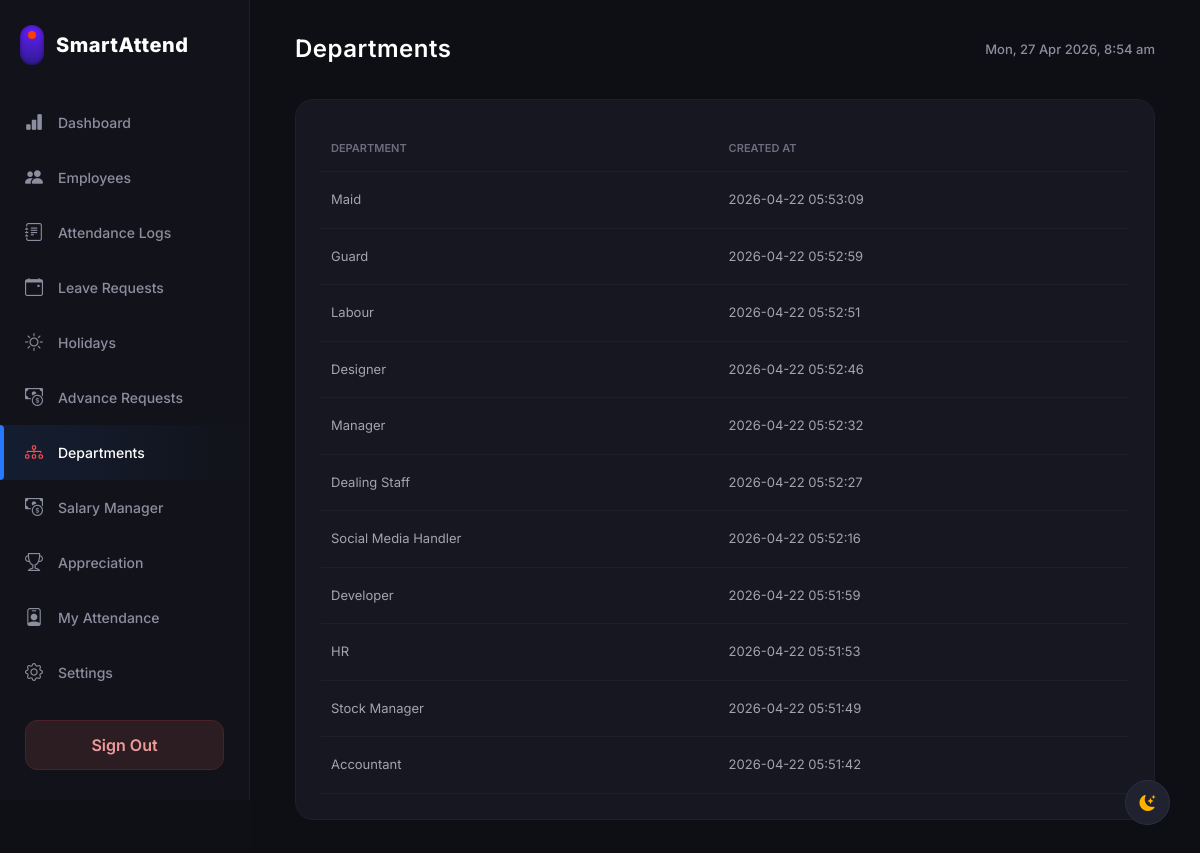
The page /hr_dashboard.php?page=departments (signed in) on the database its author committed.
### tables this page shows
CREATE TABLE `departments` (
  `id` int(11) NOT NULL,
  `name` varchar(100) NOT NULL,
  `created_at` timestamp NOT NULL DEFAULT current_timestamp()
);

### hr_dashboard.php (the view, shortened to what this page needs)
<?php
require 'db.php';
$hr_branch_id = (int)$_SESSION['branch_id'];
$page = isset($_GET['page']) ? $_GET['page'] : 'dashboard';
$search_term = isset($_GET['search']) ? $conn->real_escape_string($_GET['search']) : '';
$search_query = "";
$users = [];
$res = $conn->query("SELECT * FROM users WHERE role IN ('Employee', 'HR') AND branch_id = $hr_branch_id $search_query ORDER BY name ASC");
if($res) while($row = $res->fetch_assoc()) $users[] = $row;
$total_employees = count($users);
$attendance_data = [];
$present_today = count($attendance_data);
$late_today = 0;
$departments = [];
if ($page === 'departments') {
    $res = $conn->query("SELECT * FROM departments ORDER BY id DESC");
    if($res) while($row = $res->fetch_assoc()) $departments[] = $row;
}
$pending_leaves = [];
$pending_advances = [];
$res = $conn->query("SELECT ar.*, u.name as emp_name FROM advance_requests ar JOIN users u ON ar.user_id = u.id WHERE ar.status = 'Pending' AND u.branch_id = $hr_branch_id ORDER BY ar.id DESC");
if($res) while($row = $res->fetch_assoc()) $pending_advances[] = $row;
$total_notifications = count($pending_leaves) + count($pending_advances);
?>
<!DOCTYPE html>
<html lang="en">
<head>
    <link href="https://cdn.jsdelivr.net/npm/bootstrap@5.3.2/dist/css/bootstrap.min.css" rel="stylesheet">
    <link rel="stylesheet" href="https://cdn.jsdelivr.net/npm/bootstrap-icons@1.11.1/font/bootstrap-icons.css">
</head>
<body>
    <div class="sidebar">
        <div class="brand">
            <div class="brand-icon"></div>
            <h1 class="brand-text">SmartAttend</h1>
        </div>
        <a href="?page=dashboard" class="nav-item <?= $page=='dashboard'?'active':'' ?>">
            <i class="bi bi-bar-chart-fill" style="color: <?= $page=='dashboard'?'#4caf50':'' ?>;"></i>
            <span>Dashboard</span>
        </a>
        <a href="?page=employees" class="nav-item <?= $page=='employees'?'active':'' ?>">
            <i class="bi bi-people-fill" style="color: <?= $page=='employees'?'#2979ff':'' ?>;"></i>
            <span>Employees</span>
        </a>
        <a href="?page=attendance_logs" class="nav-item <?= $page=='attendance_logs'?'active':'' ?>">
            <i class="bi bi-journal-text" style="color: <?= $page=='attendance_logs'?'#2979ff':'' ?>;"></i>
            <span>Attendance Logs</span>
        </a>
        <a href="?page=leave_requests" class="nav-item <?= $page=='leave_requests'?'active':'' ?>">
            <i class="bi bi-calendar-event" style="color: <?= $page=='leave_requests'?'#2979ff':'' ?>;"></i>
            <span>Leave Requests</span>
        </a>
        <a href="?page=holidays" class="nav-item <?= $page=='holidays'?'active':'' ?>">
            <i class="bi bi-sun" style="color: <?= $page=='holidays'?'#ffb300':'' ?>;"></i>
            <span>Holidays</span>
        </a>
        <a href="?page=advance_requests" class="nav-item <?= $page=='advance_requests'?'active':'' ?>">
            <i class="bi bi-cash-coin" style="color: <?= $page=='advance_requests'?'#00e676':'' ?>;"></i>
            <span>Advance Requests</span>
        </a>
        <a href="?page=departments" class="nav-item <?= $page=='departments'?'active':'' ?>">
            <i class="bi bi-diagram-3" style="color: <?= $page=='departments'?'#ff5252':'' ?>;"></i>
            <span>Departments</span>
        </a>
        <a href="?page=salary" class="nav-item <?= $page=='salary'?'active':'' ?>">
            <i class="bi bi-cash-coin" style="<?= $page=='salary'?'color: #ffb300':'' ?>"></i>
            <span>Salary Manager</span>
        </a>
        <a href="?page=appreciation" class="nav-item <?= $page=='appreciation'?'active':'' ?>">
            <i class="bi bi-trophy" style="color: <?= $page=='appreciation'?'#ffb300':'' ?>;"></i>
            <span>Appreciation</span>
        </a>
        <a href="?page=my_attendance" class="nav-item <?= $page=='my_attendance'?'active':'' ?>">
            <i class="bi bi-person-badge" style="color: <?= $page=='my_attendance'?'#00e676':'' ?>;"></i>
            <span>My Attendance</span>
        </a>
        <a href="?page=settings" class="nav-item <?= $page=='settings'?'active':'' ?>">
            <i class="bi bi-gear" style="<?= $page=='settings'?'color: #8c8d9e':'' ?>"></i>
            <span>Settings</span>
        </a>
        <div class="mt-auto">
            <a href="logout.php" class="btn-signout">Sign Out</a>
        </div>
    </div>
    <div class="main-content">
        <?php if ($page === 'dashboard'): ?>
        <div class="top-header">
            <h2>Dashboard (<?= htmlspecialchars($_SESSION['name']) ?>)</h2>
            <div style="display: flex; align-items: center; gap: 15px;">
            <div class="notif-wrapper desktop-notif">
                <button class="notif-btn" id="notifToggleDesktop">
                    <i class="bi bi-bell"></i>
                    <?php if($total_notifications > 0): ?>
                        <span class="notif-badge"><?= $total_notifications ?></span>
                    <?php endif; ?>
                </button>
                <div class="notif-dropdown" id="notifDropdownDesktop">
                    <div class="notif-header">
                        Notifications (<?= $total_notifications ?>)
                    </div>
                    <div class="notif-list">
                        <?php if($total_notifications == 0): ?>
                            <div style="padding: 30px; text-align: center; color: #6c6d7e; font-size: 13px;">No new requests.</div>
                        <?php else: ?>
                            <?php foreach($pending_leaves as $pl): ?>
                                <a href="?page=leave_requests" class="notif-item">
                                    <div class="notif-icon" style="background: rgba(41, 121, 255, 0.1); color: #2979ff;">
                                        <i class="bi bi-calendar-event"></i>
                                    </div>
                                    <div class="notif-content">
                                        <div class="notif-title">Leave Request from <?= htmlspecialchars($pl['emp_name']) ?></div>
                                        <div class="notif-time"><?= date('d M, h:i A', strtotime($pl['created_at'])) ?></div>
                                    </div>
                                </a>
                            <?php endforeach; ?>
                            <?php foreach($pending_advances as $pa): ?>
                                <a href="?page=advance_requests" class="notif-item">
                                    <div class="notif-icon" style="background: rgba(0, 230, 118, 0.1); color: #00e676;">
                                        <i class="bi bi-cash-coin"></i>
                                    </div>
                                    <div class="notif-content">
                                        <div class="notif-title">Advance Request from <?= htmlspecialchars($pa['emp_name']) ?> (₹<?= number_format($pa['amount']) ?>)</div>
                                        <div class="notif-time"><?= date('d M, h:i A', strtotime($pa['created_at'])) ?></div>
                                    </div>
                                </a>
                            <?php endforeach; ?>
                        <?php endif; ?>
                    </div>
                </div>
            </div>
            <div class="header-date" id="topClock"></div>
        </div>
        </div>
        <div class="summary-cards">
            <div class="card-summary">
                <div class="card-title-sm">BRANCH EMPLOYEES</div>
                <div class="card-value val-blue"><?= $total_employees ?></div>
                <div class="card-subtext">Registered in your branch</div>
            </div>
            <div class="card-summary">
                <div class="card-title-sm">PRESENT TODAY</div>
                <div class="card-value val-green"><?= $present_today ?></div>
                <div class="card-subtext">Checked in</div>
            </div>
            <div class="card-summary">
                <div class="card-title-sm">LATE TODAY</div>
                <div class="card-value val-orange"><?= $late_today ?></div>
                <div class="card-subtext">After 09:30 AM</div>
            </div>
            <div class="card-summary">
                <div class="card-title-sm">BRANCH FINES</div>
                <?php
                $m_start = date('Y-m-01');
                $m_end = date('Y-m-t');
                $f_res = $conn->query("SELECT SUM(salary_deduction) as total FROM attendance a JOIN users u ON a.user_id = u.id WHERE u.branch_id = $hr_branch_id AND a.date BETWEEN '$m_start' AND '$m_end'");
                $total_fines = $f_res->fetch_assoc()['total'] ?? 0;
                ?>
                <div class="card-value val-red">₹<?= number_format($total_fines) ?></div>
                <div class="card-subtext">This month</div>
            </div>
        </div>
        <div class="table-wrapper">
            <div class="table-header-flex">
                <div style="display: flex; align-items: center; gap: 20px;">
                    <h3>Today's Live Attendance (Your Branch)</h3>
                    <form method="GET" style="margin: 0; display: flex; align-items: center; gap: 12px;">
                        <input type="hidden" name="page" value="dashboard">
                        <div style="position: relative; display: flex; align-items: center;">
                            <i class="bi bi-search" style="position: absolute; left: 12px; color: #8c8d9e; font-size: 13px;"></i>
                            <input type="text" name="search" value="<?= htmlspecialchars($search_term) ?>" placeholder="Search name, ID, role..."
                                style="background: rgba(255,255,255,0.05); border: 1px solid rgba(255,255,255,0.1); color: #fff; padding: 7px 12px 7px 35px; border-radius: 8px; font-size: 13px; outline: none; width: 220px; transition: border-color 0.2s;">
                        </div>
                        <?php if($search_term != ''): ?>
                            <a href="?page=dashboard" style="color: #ff5252; font-size: 13px; text-decoration: none;"><i class="bi bi-x-circle"></i> Clear</a>
                        <?php endif; ?>
                    </form>
                </div>
                <div class="date" id="tableDate"></div>
            </div>
            <table class="app-table">
                <thead>
                    <tr>
                        <th>EMPLOYEE</th>
                        <th>ID</th>
                        <th>SELFIE</th>
                        <th>CHECK IN</th>
                        <th>CHECK OUT</th>
                        <th>BREAK</th>
                        <th>HOURS</th>
                        <th>STATUS</th>
                        <th>FINE</th>
                    </tr>
                </thead>
                <tbody>
                    <?php foreach($users as $u):
                        $att = $attendance_data[$u['id']] ?? null;
                        $status_badge = '<span class="badge-absent">Absent</span>';
                        if ($att) {
                            $clr = $att['status'] == 'Present' ? '#00e676' : ($att['status'] == 'Half Day' ? '#ffb300' : '#ff5252');
                            $bg = $att['status'] == 'Present' ? 'rgba(0,230,118,0.1)' : ($att['status'] == 'Half Day' ? 'rgba(255,179,0,0.1)' : 'rgba(255,82,82,0.1)');
                            $status_badge = "<span style='color: $clr; background: $bg; padding: 4px 10px; border-radius: 20px; font-size: 11px; font-weight: 600;'>".$att['status']."</span>";
                        }
                    ?>
                    <tr>
                        <td>
                            <div style="display: flex; flex-direction: column;">
                                <span style="font-weight: 600; color: #fff;"><?= htmlspecialchars($u['name']) ?></span>
                                <span style="font-size: 11px; color: #8c8d9e;"><?= htmlspecialchars($u['designation'] ?: $u['role']) ?></span>
                            </div>
                        </td>
                        <td style="font-family: monospace; font-weight: 500;"><?= htmlspecialchars($u['emp_id'] ?: 'E-XXXX') ?></td>
                        <td>
                            <?php if($att && $att['check_in_selfie']): ?>
                                <i class="bi bi-camera-fill" style="color: #2979ff; cursor: pointer; font-size: 18px;" onclick="showSelfie('<?= $att['check_in_selfie'] ?>')"></i>
                            <?php else: ?>
                                <span class="text-dash">&mdash;</span>
                            <?php endif; ?>
                        </td>
                        <td style="color: #00e676; font-weight: 500;"><?= ($att && $att['check_in']) ? date('H:i', strtotime($att['check_in'])) : '&mdash;' ?></td>
                        <td style="color: #ff5252; font-weight: 500;"><?= ($att && $att['check_out']) ? date('H:i', strtotime($att['check_out'])) : '&mdash;' ?></td>
                        <td>
                            <?php if($att && $att['break_start']): ?>
                                <div style="font-size: 11px; color: #ffb300;">Start: <?= date('H:i', strtotime($att['break_start'])) ?></div>
                                <div style="font-size: 11px; color: #ffb300;">End: <?= $att['break_end'] ? date('H:i', strtotime($att['break_end'])) : 'Active' ?></div>
                            <?php else: ?>
                                <span class="text-dash">&mdash;</span>
                            <?php endif; ?>
                        </td>
                        <td><?= ($att && $att['working_hours']) ? round($att['working_hours'], 1) . 'h' : '&mdash;' ?></td>
                        <td><?= $status_badge ?></td>
                        <td style="color: #ff5252; font-weight: 600;"><?= ($att && $att['salary_deduction'] > 0) ? '₹' . number_format($att['salary_deduction']) : '&mdash;' ?></td>
                    </tr>
                    <?php endforeach; ?>
                </tbody>
            </table>
        </div>
        <?php elseif ($page === 'departments'): ?>
        <div class="top-header"><h2>Departments</h2><div class="header-date" id="topClock"></div></div>
        <div class="table-wrapper">
            <table class="app-table">
                <thead><tr><th>DEPARTMENT</th><th>CREATED AT</th></tr></thead>
                <tbody>
                    <?php foreach($departments as $d): ?>
                    <tr><td><?= htmlspecialchars($d['name']) ?></td><td><?= $d['created_at'] ?></td></tr>
                    <?php endforeach; ?>
                </tbody>
            </table>
        </div>
        <?php else: ?>
            <div class="card-summary"><h3>Content for <?= ucfirst($page) ?> (Filtered by Branch)</h3><p>This section is being adapted for branch-specific HR management.</p></div>
        <?php endif; ?>
    </div>
    <div class="theme-fab"><i class="bi bi-moon-stars-fill"></i></div>
</body>
</html>

### rows shown on the page
departments: name "Maid", created_at "2026-04-22 05:53:09"
departments: name "Guard", created_at "2026-04-22 05:52:59"
departments: name "Labour", created_at "2026-04-22 05:52:51"
departments: name "Designer", created_at "2026-04-22 05:52:46"
departments: name "Manager", created_at "2026-04-22 05:52:32"
departments: name "Dealing Staff", created_at "2026-04-22 05:52:27"
departments: name "Social Media Handler", created_at "2026-04-22 05:52:16"
departments: name "Developer", created_at "2026-04-22 05:51:59"
departments: name "HR", created_at "2026-04-22 05:51:53"
departments: name "Stock Manager", created_at "2026-04-22 05:51:49"
departments: name "Accountant", created_at "2026-04-22 05:51:42"
